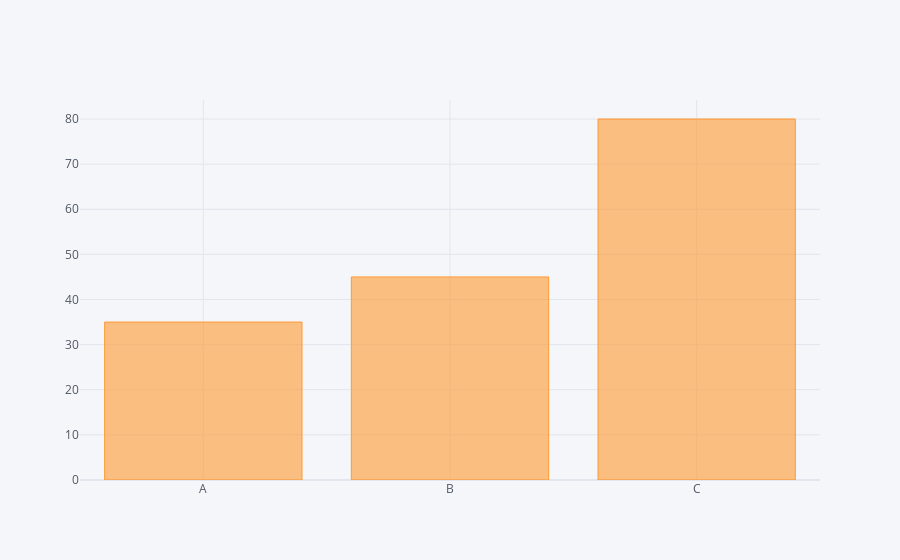

Here is the notebook cell this chart was saved with:
### Markdown cell above
## Bar Plots

### Code cell
value but when the number of categ# plotting bar plot on df2 here in the df2 we have limited number of category andory and value is increase then we have to do some schanges
df2.iplot(kind='bar',x='category',y='Values')

### Figure 1 — Plotly figure (JSON) as saved in the notebook; plotly's stock layout.template omitted (floating-point values rounded to 4 significant figures)
{"data": [{"marker": {"color": "rgba(255, 153, 51, 0.6)", "line": {"color": "rgba(255, 153, 51, 1.0)", "width": 1}}, "name": "Values", "orientation": "v", "text": "", "type": "bar", "x": ["A", "B", "C"], "y": [35, 45, 80]}], "layout": {"legend": {"bgcolor": "#F5F6F9", "font": {"color": "#4D5663"}}, "paper_bgcolor": "#F5F6F9", "plot_bgcolor": "#F5F6F9", "title": {"font": {"color": "#4D5663"}}, "xaxis": {"gridcolor": "#E1E5ED", "showgrid": true, "tickfont": {"color": "#4D5663"}, "title": {"font": {"color": "#4D5663"}, "text": ""}, "zerolinecolor": "#E1E5ED"}, "yaxis": {"gridcolor": "#E1E5ED", "showgrid": true, "tickfont": {"color": "#4D5663"}, "title": {"font": {"color": "#4D5663"}, "text": ""}, "zerolinecolor": "#E1E5ED"}}}
